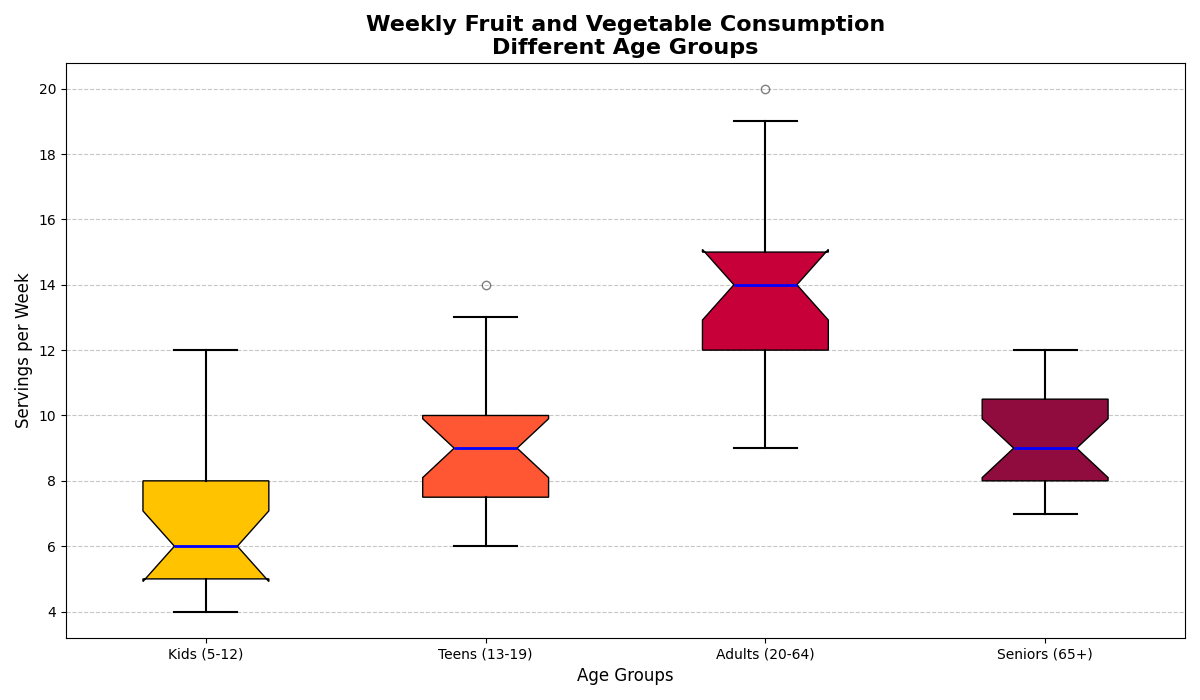

Python code for this plot:
import matplotlib.pyplot as plt

# Hypothetical data on various fruit and vegetable consumption (servings per week) among individuals of different age groups
kids_data = [5, 7, 6, 4, 5, 6, 8, 9, 10, 7, 5, 6, 4, 6, 5, 7, 8, 11, 12]
teens_data = [6, 8, 9, 7, 7, 6, 8, 10, 12, 11, 10, 9, 7, 9, 8, 10, 8, 13, 14]
adults_data = [9, 10, 12, 11, 12, 14, 13, 12, 14, 15, 14, 13, 12, 14, 15, 17, 18, 19, 20]
seniors_data = [8, 10, 9, 7, 8, 9, 11, 12, 10, 11, 9, 8, 7, 10, 9, 8, 10, 11, 12]

# Group data together into a list for plotting
data = [kids_data, teens_data, adults_data, seniors_data]

# Corresponding age group labels
age_labels = ['Kids (5-12)', 'Teens (13-19)', 'Adults (20-64)', 'Seniors (65+)']

# Initialize the plot
plt.figure(figsize=(12, 7))

# Create vertical box plots
box = plt.boxplot(data, patch_artist=True, notch=True, vert=True, labels=age_labels)

# Define a color palette for each group
colors = ['#FFC300', '#FF5733', '#C70039', '#900C3F']  # Yellow, Orange, Red, Dark Red
for patch, color in zip(box['boxes'], colors):
    patch.set_facecolor(color)

# Customize whiskers, caps, medians, and outliers
plt.setp(box['whiskers'], color='black', linewidth=1.5)
plt.setp(box['caps'], color='black', linewidth=1.5)
plt.setp(box['medians'], color='blue', linewidth=2)
plt.setp(box['fliers'], marker='o', color='green', alpha=0.5)

# Add title and labels
plt.title("Weekly Fruit and Vegetable Consumption\nDifferent Age Groups", fontsize=16, fontweight='bold')
plt.xlabel("Age Groups", fontsize=12)
plt.ylabel("Servings per Week", fontsize=12)

# Add grid lines for easier reading
plt.grid(axis='y', linestyle='--', alpha=0.7)

# Adjust layout to prevent text overlap
plt.tight_layout()

# Display the plot
plt.show()
